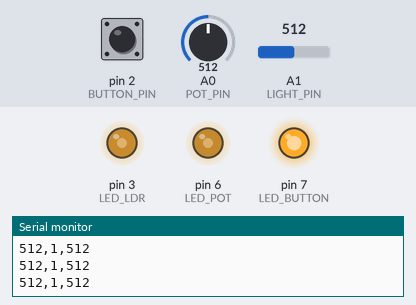
The sketch below on a simulated Arduino Uno, built with avr-gcc and run on an emulated ATmega328P. Parts: output pins drawn as LEDs (lit = HIGH), the last lines printed to the serial monitor. The inputs (shaded band) are chosen by the test bench; at power-on: A0 (POT_PIN) = 512, A1 (LIGHT_PIN) = 512, pin 2 (BUTTON_PIN) HIGH.

Above: at 1.2 s.
1.3 s: A0 (POT_PIN) set to 716
At 2.2 s:
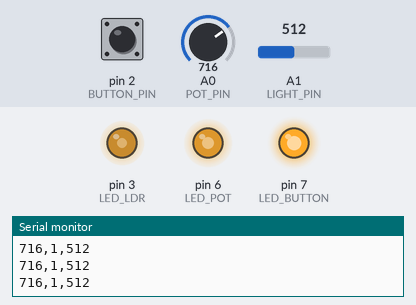
2.8 s: A1 (LIGHT_PIN) set to 0
At 4.0 s:
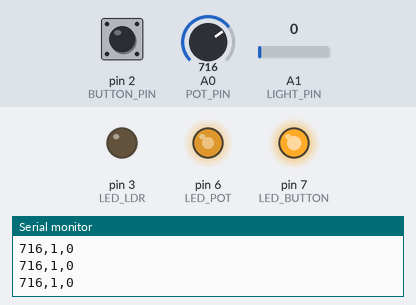
4.3 s: pin 2 (BUTTON_PIN) pulled LOW for 0.15 s
At 5.3 s:
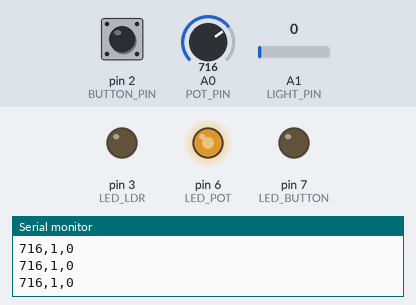
5.9 s: A0 (POT_PIN) set to 900
At 7.1 s:
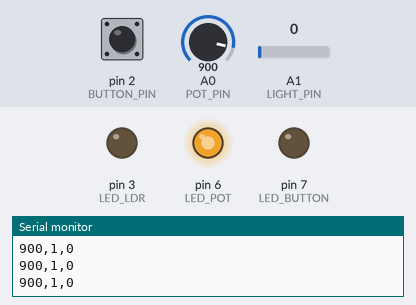
7.4 s: A1 (LIGHT_PIN) set to 185
8.9 s: A1 (LIGHT_PIN) set to 213
At 9.4 s:
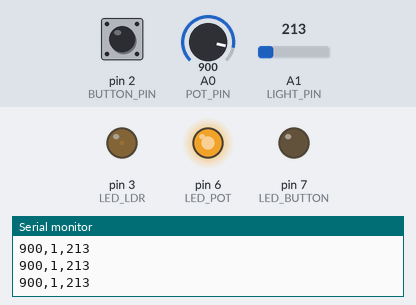
Timing chart, 0 to 11.4 s (numbered marks = the images above; inputs shaded):
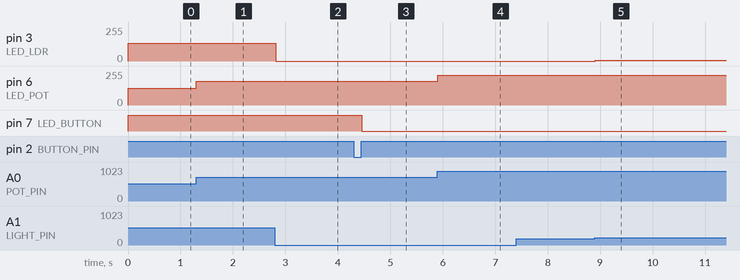

The sketch:

gardenSensors.ino
```cpp
/*
  Arduino sketch: Challenge 2
  Author: Femke Veenvliet, 1701452
  Course: DBB100 Creative Programming

  Reads three inputs and sends them to Processing over serial as a
  comma-separated string, one line per loop:
    potValue,buttonState,lightValue

  Wiring:
  - Potentiometer: analog pin A0  (outer legs to 5V and GND, wiper to A0)
  - Push button: digital pin 2  (one leg to pin 2, opposite leg to GND)
  - Light sensor: analog pin A1  (in series with a 10kΩ resistor to GND, junction to A1)
  - LED potentiometer: digital PWM pin 6  (with 220Ω resistor to pin)
  - LED button: digital pin 7  (with 220Ω resistor to pin)
  - LED LDR: digital PWM pin 9  (with 220Ω resistor to pin)

  Sources:
  - INPUT_PULLUP for the button (inverted logic, no external resistor needed): https://www.arduino.cc/en/Tutorial/DigitalInputPullup
  - analogWrite() PWM for LED brightness control: https://docs.arduino.cc/language-reference/en/functions/analog-io/analogWrite/
  - How Arduino PWM timers actually work: https://www.arduino.cc/en/Tutorial/SecretsOfArduinoPWM
  - LDR voltage divider wiring and analogRead(): https://maker.pro/arduino/tutorial/how-to-use-an-ldr-sensor-with-arduino
*/

const int POT_PIN    = A0;
const int BUTTON_PIN = 2;
const int LIGHT_PIN  = A1;
const int LED_POT    = 6;
const int LED_BUTTON = 7;
const int LED_LDR    = 3;

bool rainActive   = false;
bool prevBtnState = false;

void setup() {
  Serial.begin(9600);
  analogReference(DEFAULT);
  pinMode(BUTTON_PIN, INPUT_PULLUP);
  pinMode(LED_POT,    OUTPUT);
  pinMode(LED_BUTTON, OUTPUT);
  pinMode(LED_LDR,    OUTPUT);
}

void loop() {
  // read each analog pin twice — first read lets the ADC settle after switching channels
  analogRead(POT_PIN);
  int potValue = analogRead(POT_PIN);

  analogRead(LIGHT_PIN);
  int lightValue = analogRead(LIGHT_PIN);

  bool btnNow = digitalRead(BUTTON_PIN);

  // rising edge toggle — same logic as sketch.js
  if (btnNow && !prevBtnState) {
    rainActive = !rainActive;
  }
  prevBtnState = btnNow;

  // send all three values over serial
  Serial.print(potValue);
  Serial.print(",");
  Serial.print(btnNow);
  Serial.print(",");
  Serial.println(lightValue);

  // pot LED mirrors wind strength
  int ledBrightness = map(potValue, 0, 1023, 0, 255);
  analogWrite(LED_POT, ledBrightness);

  // button LED stays on while rain is active
  digitalWrite(LED_BUTTON, rainActive ? HIGH : LOW);

  // LDR LED mirrors day/night - brighter light = brighter LED
  int ldrBrightness = map(lightValue, 200, 800, 0, 255);
  ldrBrightness = constrain(ldrBrightness, 0, 255);
  analogWrite(LED_LDR, ldrBrightness);

  delay(30);
}
```

Measured:
- after the input at 1.3 s, pin 6 (LED_POT): 127/255 → 178/255 at once
- after the input at 2.8 s, pin 3 (LED_LDR): 132/255 → 0/255 at once
- after the input at 4.3 s, pin 7 (LED_BUTTON): HIGH → LOW after 0.16 s
- after the input at 5.9 s, pin 6 (LED_POT): 178/255 → 224/255 at once
- after the input at 8.9 s, pin 3 (LED_LDR): 0/255 → 5/255 at once
